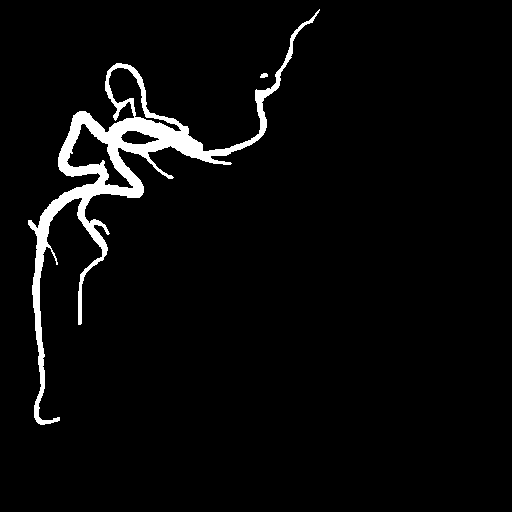
#> input picture cases_anser/case_02/CVAI-0029_RCA_LAO62_CRA2_34_mask_rgb.png, 512 x 512 px, found by its file name
$ jupyter execute --allow-errors 02_Precision_Recall.ipynb   (shell and % lines are left out)
#> lines starting #> are read from the running program, lines starting #| are printed output that depends on the picture; after the words box and inside, x2 and y2 are one past the last pixel; in counts of white or black regions, pixels touching at a corner belong together
Import Package

[cell 1]
import os
import numpy as np
import cv2
import matplotlib.pyplot as plt

Define Function

[cell 2]
def show(img_,text):
    print(text,img_.shape,np.amin(img_),np.amax(img_),img_.dtype)
    # plt.figure(figsize=(8,8))
    plt.imshow(img_)
    plt.title(text,fontsize=20)
    plt.xlabel(str(img_.shape))
    plt.ylabel(str(np.amin(img_))+' ~ '+str(np.amax(img_)))
    return

[cell 3]
def precision_recall_f1(label,pred):
    pr_image = np.zeros((512,512,3))
    TP,FP,FN = 0,0,0
    for i in range(512):
        for j in range(512):
            if label[i,j] ==1 and pred[i,j] ==1:
                pr_image[i,j] = (255,255,255)
                TP +=1
            elif label[i,j] ==0 and pred[i,j] ==1:
                pr_image[i,j] = (0,255,0)
                FP +=1
            elif label[i,j] ==1 and pred[i,j] ==0:
                pr_image[i,j] = (255,0,0)
                FN +=1

    plt.imshow(pr_image.astype('uint8'))
    plt.axis('off')
    th_precision = TP/(TP+FP)
    th_recall =TP/(TP+FN)
    th_f1 = 2*((TP/(TP+FP))*(TP/(TP+FN)))/((TP/(TP+FP))+(TP/(TP+FN)))

    return th_precision,th_recall,th_f1

Read Label

[cell 4]
# raw_mask = cv2.imread('/content/CVAI-0113_RCA_LAO56_CRA1_27_Label.png',flags=cv2.IMREAD_UNCHANGED)
raw_mask2 = cv2.imread( 'cases_anser\case_02\CVAI-0029_RCA_LAO62_CRA2_34_mask_rgb.png' ,flags=cv2.IMREAD_UNCHANGED)
#> raw_mask2 is the input picture: shape (512, 512, 3); 3.9% white; 2 white regions, box (x1, y1, x2, y2) and area: (28, 9, 320, 425) 10131, (260, 73, 268, 78) 31
raw_mask3 = cv2.imread( 'cases_anser\case_03\CVAI-0213_LCX_LAO51_CRA23_34_mask_rgb.png' ,flags=cv2.IMREAD_UNCHANGED)
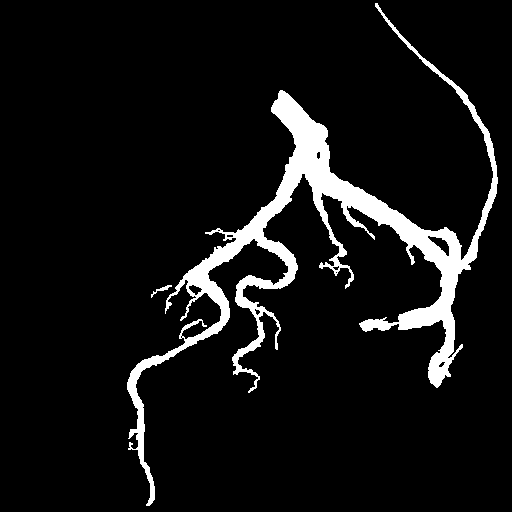
#> input picture cases_anser/case_03/CVAI-0213_LCX_LAO51_CRA23_34_mask_rgb.png, 512 x 512 px, found by its file name
#> raw_mask3 is the input picture: shape (512, 512, 3); 7.4% white; 2 white regions, box (x1, y1, x2, y2) and area: (127, 3, 498, 506) 19222, (151, 285, 172, 298) 64
raw_mask4 = cv2.imread( 'cases_anser\case_04\CVAI-0294_LCX_LAO45_CRA15_37_mask_rgb.png' ,flags=cv2.IMREAD_UNCHANGED)
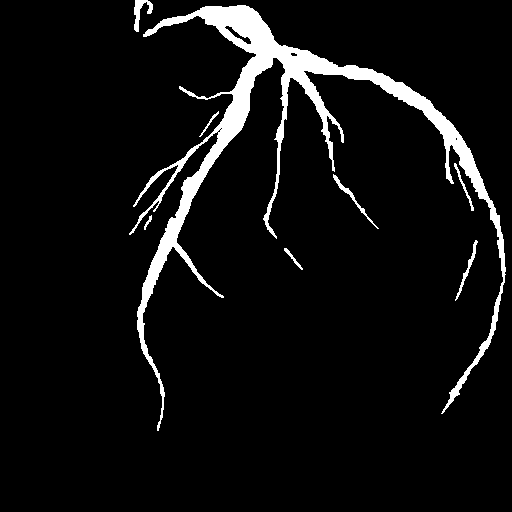
#> input picture cases_anser/case_04/CVAI-0294_LCX_LAO45_CRA15_37_mask_rgb.png, 512 x 512 px, found by its file name
#> raw_mask4 is the input picture: shape (512, 512, 3); 6.1% white; 8 white regions, largest, box (x1, y1, x2, y2) and area: (129, 5, 506, 431) 15052, (134, 0, 153, 32) 250, (333, 174, 379, 229) 210
raw_mask5 = cv2.imread( 'cases_anser\case_05\CVAI-0338_RCA_LAO88_CRA0_23_mask_rgb.png' ,flags=cv2.IMREAD_UNCHANGED)
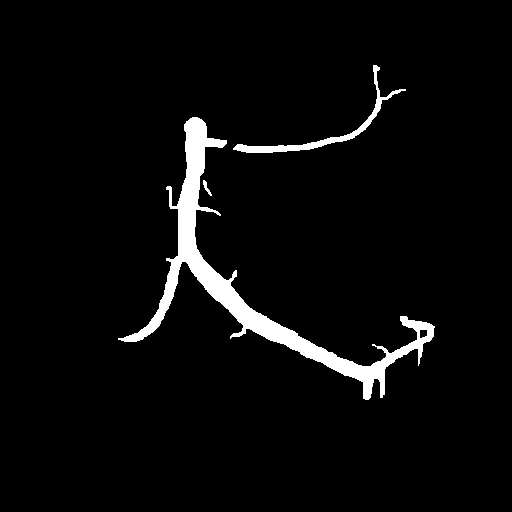
#> input picture cases_anser/case_05/CVAI-0338_RCA_LAO88_CRA0_23_mask_rgb.png, 512 x 512 px, found by its file name
#> raw_mask5 is the input picture: shape (512, 512, 3); 4% white; 3 white regions, box (x1, y1, x2, y2) and area: (118, 117, 435, 400) 9301, (233, 65, 406, 153) 1217, (203, 180, 212, 196) 51
raw_mask6 = cv2.imread( 'cases_anser\case_06\CVAI-0501_LAD_RAO11_CRA29_57_mask_rgb.png' ,flags=cv2.IMREAD_UNCHANGED)
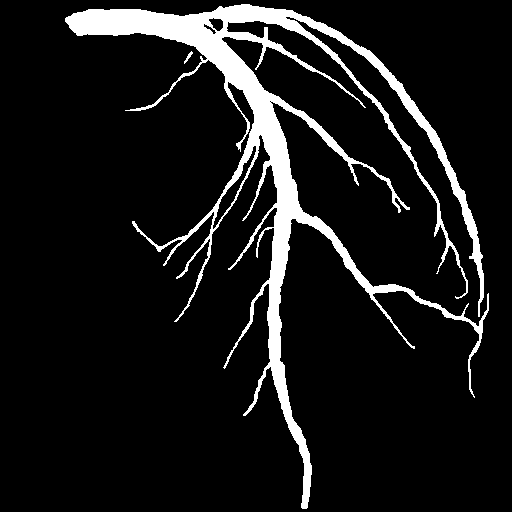
#> input picture cases_anser/case_06/CVAI-0501_LAD_RAO11_CRA29_57_mask_rgb.png, 512 x 512 px, found by its file name
#> raw_mask6 is the input picture: shape (512, 512, 3); 9.3% white; 2 white regions, box (x1, y1, x2, y2) and area: (65, 4, 489, 509) 24384, (184, 51, 193, 64) 36

raw_mask = raw_mask6
# raw_mask = cv2.imread('作業解答')
show(raw_mask,'label Mask')
#| label Mask (512, 512, 3) 0 255 uint8
raw_mask = cv2.cvtColor(raw_mask,cv2.COLOR_BGR2GRAY)
show(raw_mask,'label Mask')
#| label Mask (512, 512) 0 255 uint8
# raw_mask = raw_mask.astype(np.float32)
raw_mask = raw_mask/255
show(raw_mask,'label Mask')
#| label Mask (512, 512) 0.0 1.0 float64
raw_mask[raw_mask>=0.5] = 1
raw_mask[raw_mask<0.5] = 0
# raw_mask = raw_mask.astype(np.uint8)
show(raw_mask,'label Mask')
#| label Mask (512, 512) 0.0 1.0 float64

Read Test Image

[cell 5]
filename2 = 'cases/case_02/case02_label.png'
filename3 = 'cases/case_03/case03_label_255.png'
filename4 = 'cases/case_04/case04_label_255.png'
filename5 = 'cases/case_05/case05_label_255.png'
filename6  = 'cases/case_06/case06_label_255.png'

pred_image = cv2.imread(filename6)
#> (the rest of this cell did not finish here and is left out)

Show Both Label and Test Image

[cell 6]
plt.figure(figsize=(12,6))
plt.subplot(1,2,1)
show(raw_mask,'Ground Truth')
#| Ground Truth (512, 512) 0.0 1.0 float64
plt.subplot(1,2,2)
#> (the rest of this cell did not finish here and is left out)

Calculate Precision, Recall and F1 score

[cell 7]
plt.figure(figsize=(18,6))
plt.subplot(1,3,1)
show(raw_mask,'Ground Truth')
#| Ground Truth (512, 512) 0.0 1.0 float64
